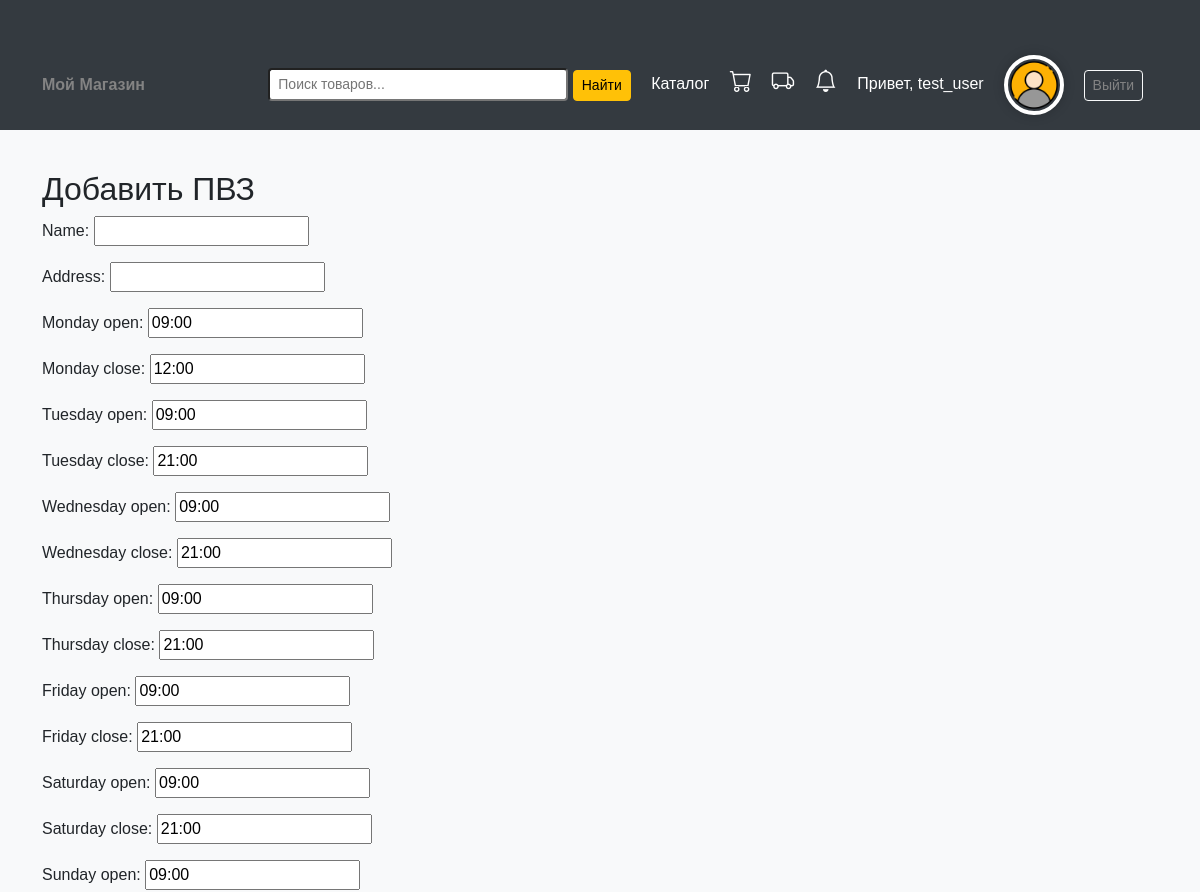
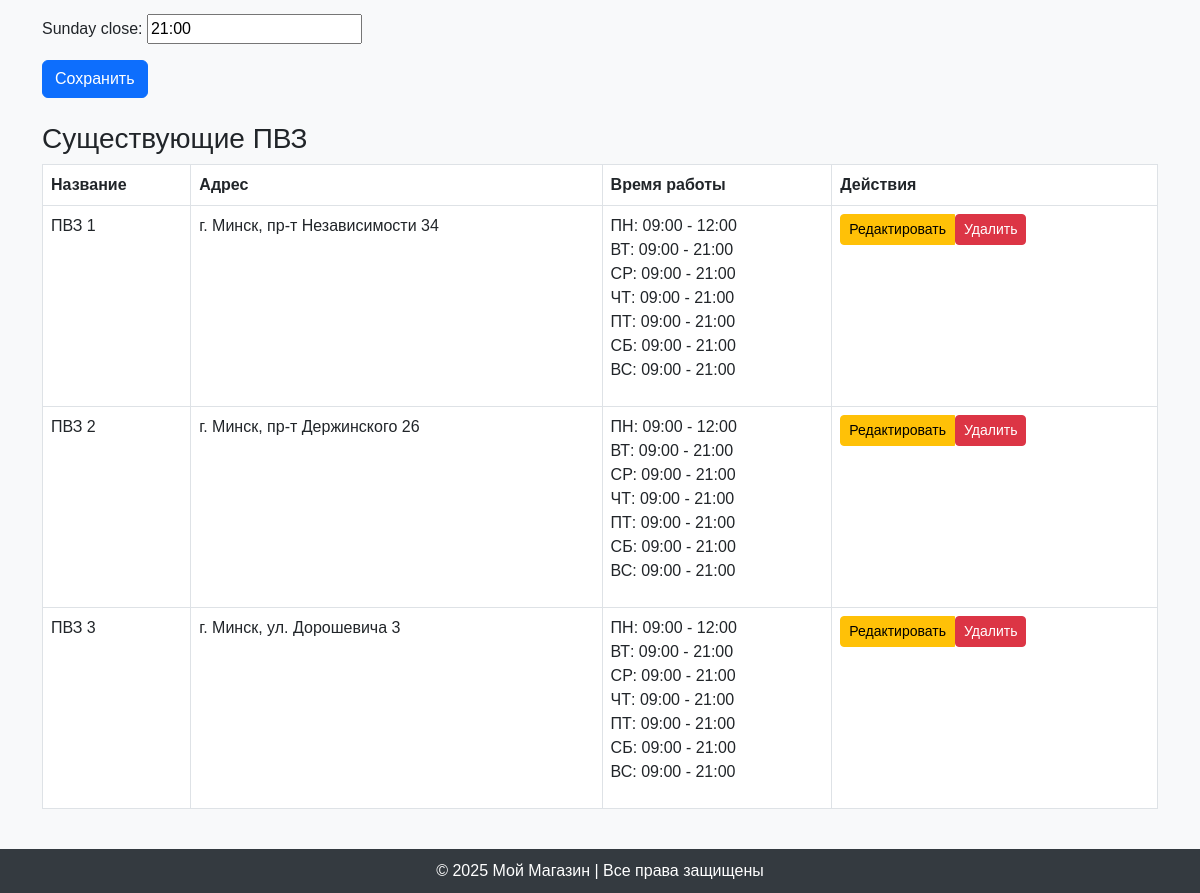
The page /accounts/add/ (signed in) on the database its author committed (2 pictures, top to bottom).
### accounts/models.py (models this page shows, shortened)
class UserProfile(models.Model):
    user = models.OneToOneField(User, on_delete=models.CASCADE)  # Связь с моделью User
    first_name = models.CharField(max_length=100, blank=True)
    last_name = models.CharField(max_length=100, blank=True)
    phone_number = models.CharField(max_length=20, blank=True)
    birth_date = models.DateField(null=True, blank=True)
    gender = models.CharField(max_length=10, choices=[('M', 'Male'), ('F', 'Female')], blank=True)
    delivery_address = models.TextField(blank=True)
    profile_picture = models.ImageField(upload_to='profile_pics/', null=True, blank=True)

class PickupPoint(models.Model):
    name = models.CharField(max_length=255)
    address = models.CharField(max_length=255)
    monday_open = models.TimeField(default="09:00:00")
    monday_close = models.TimeField(default="12:00:00")
    tuesday_open = models.TimeField(default="09:00:00")
    tuesday_close = models.TimeField(default="21:00:00")
    wednesday_open = models.TimeField(default="09:00:00")
    wednesday_close = models.TimeField(default="21:00:00")
    thursday_open = models.TimeField(default="09:00:00")
    thursday_close = models.TimeField(default="21:00:00")
    friday_open = models.TimeField(default="09:00:00")
    friday_close = models.TimeField(default="21:00:00")
    saturday_open = models.TimeField(default="09:00:00")
    saturday_close = models.TimeField(default="21:00:00")
    sunday_open = models.TimeField(default="09:00:00")
    sunday_close = models.TimeField(default="21:00:00")

### accounts/views.py (the view)
# urls.py: path('add/', views.add_pickup_point, name='add_pickup_point'),
def add_pickup_point(request):
    pickup_points = PickupPoint.objects.all()
    if request.method == 'POST':
        form = PickupPointForm(request.POST)
        if form.is_valid():
            form.save()
            return redirect('add_pickup_point')  # Перенаправляем на ту же страницу
    else:
        form = PickupPointForm()
    return render(request, 'accounts/add_pickup_point.html', {
        'form': form, 'pickup_points': pickup_points
    })

### accounts/context_processors.py (called while the page is built)
def notification_counter(request):
    if request.user.is_authenticated:
        count = Notification.objects.filter(user=request.user, is_read=False).count()
        return {'unread_notifications_count': count}
    return {}

### templates/accounts/add_pickup_point.html (shortened to what this page needs)
{% extends 'base.html' %}
{% block content %}
<h2>Добавить ПВЗ</h2>
<form method="post" class="mb-4">
  {{ form.as_p }}
  <button type="submit" class="btn btn-primary">Сохранить</button>
</form>
<h3>Существующие ПВЗ</h3>
<table class="table table-bordered">
  <thead>
    <tr>
      <th>Название</th>
      <th>Адрес</th>
      <th>Время работы</th>
      <th>Действия</th>
    </tr>
  </thead>
  <tbody>
    {% for pickup_point in pickup_points %}
      <tr>
        <td>{{ pickup_point.name }}</td>
        <td>{{ pickup_point.address }}</td>
        <td>
          <ul class="list-unstyled">
            <li>ПН: {{ pickup_point.monday_open|date:"H:i" }} - {{ pickup_point.monday_close|date:"H:i" }}</li>
            <li>ВТ: {{ pickup_point.tuesday_open|date:"H:i" }} - {{ pickup_point.tuesday_close|date:"H:i" }}</li>
            <li>СР: {{ pickup_point.wednesday_open|date:"H:i" }} - {{ pickup_point.wednesday_close|date:"H:i" }}</li>
            <li>ЧТ: {{ pickup_point.thursday_open|date:"H:i" }} - {{ pickup_point.thursday_close|date:"H:i" }}</li>
            <li>ПТ: {{ pickup_point.friday_open|date:"H:i" }} - {{ pickup_point.friday_close|date:"H:i" }}</li>
            <li>СБ: {{ pickup_point.saturday_open|date:"H:i" }} - {{ pickup_point.saturday_close|date:"H:i" }}</li>
            <li>ВС: {{ pickup_point.sunday_open|date:"H:i" }} - {{ pickup_point.sunday_close|date:"H:i" }}</li>
          </ul>
        </td>
        <td>
          <div class="btn-group">
            <a href="{% url 'edit_pickup_point' pk=pickup_point.pk %}" class="btn btn-warning btn-sm">Редактировать</a>
            <form method="post" action="{% url 'delete_pickup_point' pk=pickup_point.pk %}" class="d-inline" onsubmit="return confirm('Вы уверены, что хотите удалить этот ПВЗ?');">
              <button type="submit" class="btn btn-danger btn-sm">Удалить</button>
            </form>
          </div>
        </td>
      </tr>
    {% endfor %}
  </tbody>
</table>
{% endblock %}

### templates/base.html (shortened to what this page needs)
<!DOCTYPE html>
<html lang="ru">
<head>
    <link rel="stylesheet" href="https://cdn.jsdelivr.net/npm/bootstrap@5.3.0/dist/css/bootstrap.min.css">
    <link href="https://cdn.jsdelivr.net/npm/bootstrap-icons@1.10.5/font/bootstrap-icons.css" rel="stylesheet">
</head>
<body>
    <header>
        <nav class="navbar">
            <div class="container">
                <a href="{% url 'home' %}" class="fw-bold">Мой Магазин</a>
                <div>
                    {% if user.is_authenticated %}
                    <form method="get" action="{% url 'search' %}" class="d-inline me-3">
                        <input type="text" name="q" class="form-control-sm d-inline-block"
                            placeholder="Поиск товаров..." style="width:300px; display: inline-block;">
                        <button type="submit" class="btn btn-warning btn-sm">Найти</button>
                    </form>
                    <a href="{% url 'catalog' %}" class="text-white me-3">Каталог</a>
                    {% if user.is_authenticated and not user.is_superuser %}
                    <li class="nav-item d-inline-block">
                        <a class="nav-link position-relative" href="{% url 'cart' %}">
                            <i class="bi bi-cart" style="font-size: 1.4rem; color: white;"></i>
                        </a>
                    </li>
                    <a href="{% url 'delivery' %}" class="text-white me-3" title="Доставка">
                        <i class="bi bi-truck" style="font-size: 1.4rem;"></i>
                    </a>
                    <a href="{% url 'notifications' %}" class="text-white me-3 position-relative" title="Уведомления">
                        <i class="bi bi-bell" style="font-size: 1.4rem;"></i>
                    </a>
                    {% endif %}
                    <span class="text-white me-3">Привет, {{ user.username }}</span>
                    {% if user.userprofile.profile_picture %}
                    <a href="{% url 'profile' %}">
                        <img src="{{ user.userprofile.profile_picture.url }}" alt="Profile" class="profile-icon">
                    </a>
                    {% else %}
                    <a href="{% url 'profile' %}">
                        <span class="username-text">{{ user.username|slice:":1" }}</span>
                    </a>
                    {% endif %}
                    <a href="{% url 'logout' %}" class="btn btn-outline-light btn-sm">Выйти</a>
                    {% else %}
                    <a href="{% url 'login' %}" class="btn btn-light btn-sm">Войти</a>
                    <a href="{% url 'register' %}" class="btn btn-outline-light btn-sm">Регистрация</a>
                    {% endif %}
                </div>
            </div>
        </nav>
    </header>
    <main class="container">
        {% block content %}{% endblock %}
    </main>
    <footer>
        © 2025 Мой Магазин | Все права защищены
    </footer>
</body>
</html>

### templates/base.html (style rules this page uses)
body { background-color: #f8f9fa; font-family: 'Arial', sans-serif; }
.navbar { background-color: #343a40; padding: 15px; }
.navbar a { color: rgb(131, 131, 131); text-decoration: none; margin-right: 15px; }
.container { margin-top: 40px; }
footer { background-color: #343a40; color: white; text-align: center; padding: 10px; margin-top: 40px; }
.profile-icon { width: 60px; height: 60px; border-radius: 50%; object-fit: cover; border: 4px solid #fff; box-shadow: 0 0 12px rgba(0, 0, 0, 0.2); transition: all 0.3s ease-in-out; }

### rows shown on the page
PickupPoint: name "ПВЗ 1", address "г. Минск, пр-т Независимости 34", monday_open "09:00", monday_close "12:00", tuesday_open "09:00", tuesday_close "21:00", wednesday_open "09:00", wednesday_close "21:00", thursday_open "09:00", thursday_close "21:00", friday_open "09:00", friday_close "21:00", saturday_open "09:00", saturday_close "21:00", sunday_open "09:00", sunday_close "21:00"
PickupPoint: name "ПВЗ 2", address "г. Минск, пр-т Держинского 26", monday_open "09:00", monday_close "12:00", tuesday_open "09:00", tuesday_close "21:00", wednesday_open "09:00", wednesday_close "21:00", thursday_open "09:00", thursday_close "21:00", friday_open "09:00", friday_close "21:00", saturday_open "09:00", saturday_close "21:00", sunday_open "09:00", sunday_close "21:00"
PickupPoint: name "ПВЗ 3", address "г. Минск, ул. Дорошевича 3", monday_open "09:00", monday_close "12:00", tuesday_open "09:00", tuesday_close "21:00", wednesday_open "09:00", wednesday_close "21:00", thursday_open "09:00", thursday_close "21:00", friday_open "09:00", friday_close "21:00", saturday_open "09:00", saturday_close "21:00", sunday_open "09:00", sunday_close "21:00"

### other values the page prints
{{ user.username }} "test_user"
